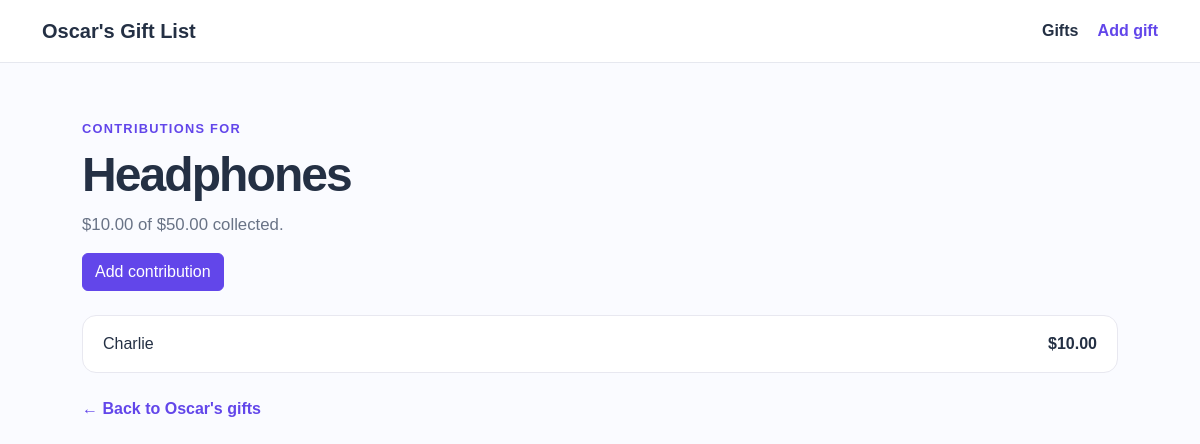
Page /gifts/2/contributions on the earlier database version.
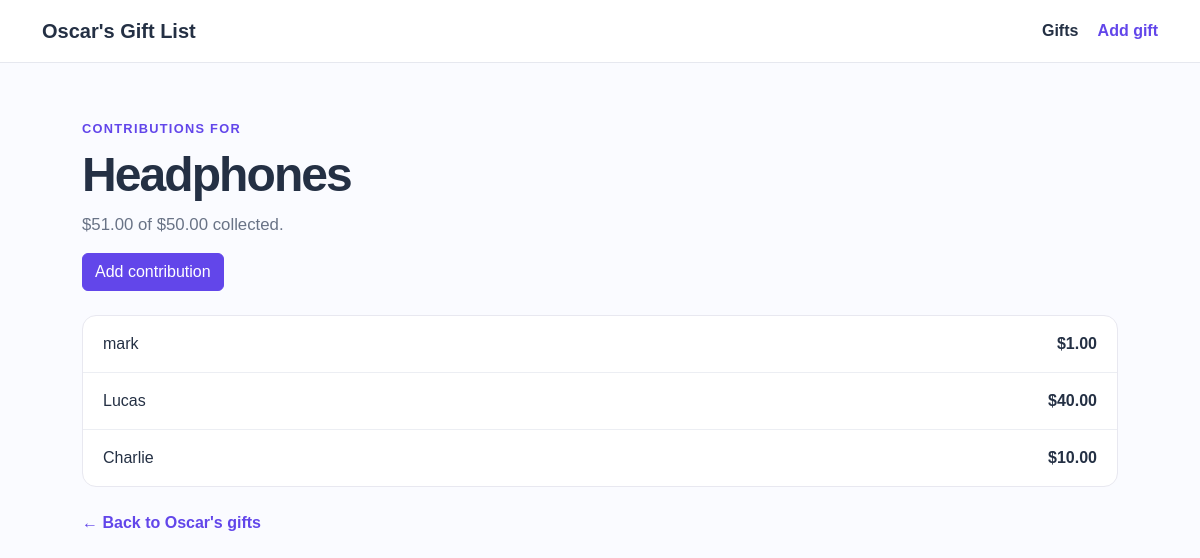
Same page on the later database version.
### tables this page shows
CREATE TABLE gifts (
                id INTEGER PRIMARY KEY AUTOINCREMENT,
                gift_name TEXT NOT NULL,
                price REAL NOT NULL CHECK (price >= 0)
            );

CREATE TABLE contributions (
                id INTEGER PRIMARY KEY AUTOINCREMENT,
                gift_id INTEGER NOT NULL,
                contributor_name TEXT NOT NULL,
                amount REAL NOT NULL CHECK (amount > 0),
                FOREIGN KEY (gift_id) REFERENCES gifts(id)
            );

### app.py (the view)
@app.route("/gifts/<int:gift_id>/contributions")
def contributions(gift_id):
    gift = get_gift(gift_id)
    with engine.connect() as connection:
        contribution_list = connection.execute(text("""
            SELECT contributor_name, amount FROM contributions
            WHERE gift_id = :gift_id ORDER BY id DESC
        """), {"gift_id": gift_id}).mappings().all()
    total = sum(contribution["amount"] for contribution in contribution_list)
    return render_template("contributions.html", gift=gift, contributions=contribution_list, total=total)

### app.py (called while the page is built)
def get_gift(gift_id):
    with engine.connect() as connection:
        gift = connection.execute(text("SELECT id, gift_name, price FROM gifts WHERE id = :gift_id"), {"gift_id": gift_id}).mappings().first()
    if gift is None:
        abort(404)
    return gift

### templates/contributions.html (shortened to what this page needs)
{% extends 'base.html' %}
{% block content %}<section class="page-intro compact-intro"><p class="eyebrow">Contributions for</p><h1>{{ gift.gift_name }}</h1><p>${{ '%.2f' | format(total) }} of ${{ '%.2f' | format(gift.price) }} collected.</p><a class="btn btn-primary" href="{{ url_for('add_contribution', gift_id=gift.id) }}">Add contribution</a></section>{% if contributions %}<section class="contribution-list">{% for contribution in contributions %}<div class="contribution-row"><span>{{ contribution.contributor_name }}</span><strong>${{ '%.2f' | format(contribution.amount) }}</strong></div>{% endfor %}</section>{% else %}<section class="empty-state"><h2>No contributions yet</h2><p>Be the first person to contribute to this gift.</p></section>{% endif %}<a class="back-link" href="{{ url_for('home') }}">← Back to Oscar's gifts</a>{% endblock %}

### templates/base.html (shortened to what this page needs)
<!DOCTYPE html>
<html lang="en">
<head>
    <link href="https://cdn.jsdelivr.net/npm/bootstrap@5.3.0/dist/css/bootstrap.min.css" rel="stylesheet">
    <link rel="stylesheet" href="{{ url_for('static', filename='css/styles.css') }}">
</head>
<body>
    <header class="site-header"><div class="container d-flex flex-wrap align-items-center justify-content-between gap-3">
        <a class="brand" href="{{ url_for('home') }}">Oscar's Gift List</a>
        <nav aria-label="Main navigation"><a href="{{ url_for('home') }}">Gifts</a><a class="nav-add" href="{{ url_for('add_gift') }}">Add gift</a></nav>
    </div></header>
    <main class="container page-content">{% block content %}{% endblock %}</main>
</body>
</html>

### static/css/styles.css (style rules this page uses)
:root { --ink: #243044; --muted: #697386; --purple: #6246ea; --pale: #f4f2ff; }
body { background: #fafbff; color: var(--ink); font-family: Arial, sans-serif; }
.site-header { background: white; border-bottom: 1px solid #e6e8ef; padding: 1rem 0; }
.brand { color: var(--ink); font-size: 1.25rem; font-weight: 700; text-decoration: none; }
nav a { color: var(--ink); font-weight: 600; margin-left: 1.2rem; text-decoration: none; }
nav .nav-add { color: var(--purple); }
.page-content { max-width: 1060px; padding-bottom: 3rem; padding-top: 3.5rem; }
.page-intro { margin-bottom: 2rem; max-width: 650px; }
.page-intro h1, .form-panel h1 { font-size: clamp(2rem, 5vw, 3rem); font-weight: 750; letter-spacing: -.04em; }
.page-intro p:not(.eyebrow), .form-panel > p { color: var(--muted); font-size: 1.05rem; }
.eyebrow { color: var(--purple); font-size: .8rem; font-weight: 700; letter-spacing: .1em; margin-bottom: .5rem; text-transform: uppercase; }
.btn-primary { background: var(--purple); border-color: var(--purple); }
.compact-intro { margin-bottom: 1.5rem; }
.contribution-list { background: white; border: 1px solid #e8e8f0; border-radius: 14px; overflow: hidden; }
.contribution-row { border-bottom: 1px solid #eceef3; display: flex; justify-content: space-between; padding: 1rem 1.25rem; }
.contribution-row:last-child { border-bottom: 0; }
.back-link { color: var(--purple); display: inline-block; font-weight: 600; margin-top: 1.5rem; text-decoration: none; }

Differences in the rows shown:
added contributions: contributor_name "mark", amount "1.00"
added contributions: contributor_name "Lucas", amount "40.00"
Other differences:
{{ '%.2f' | format(total) }}: "10.00" → "51.00"
